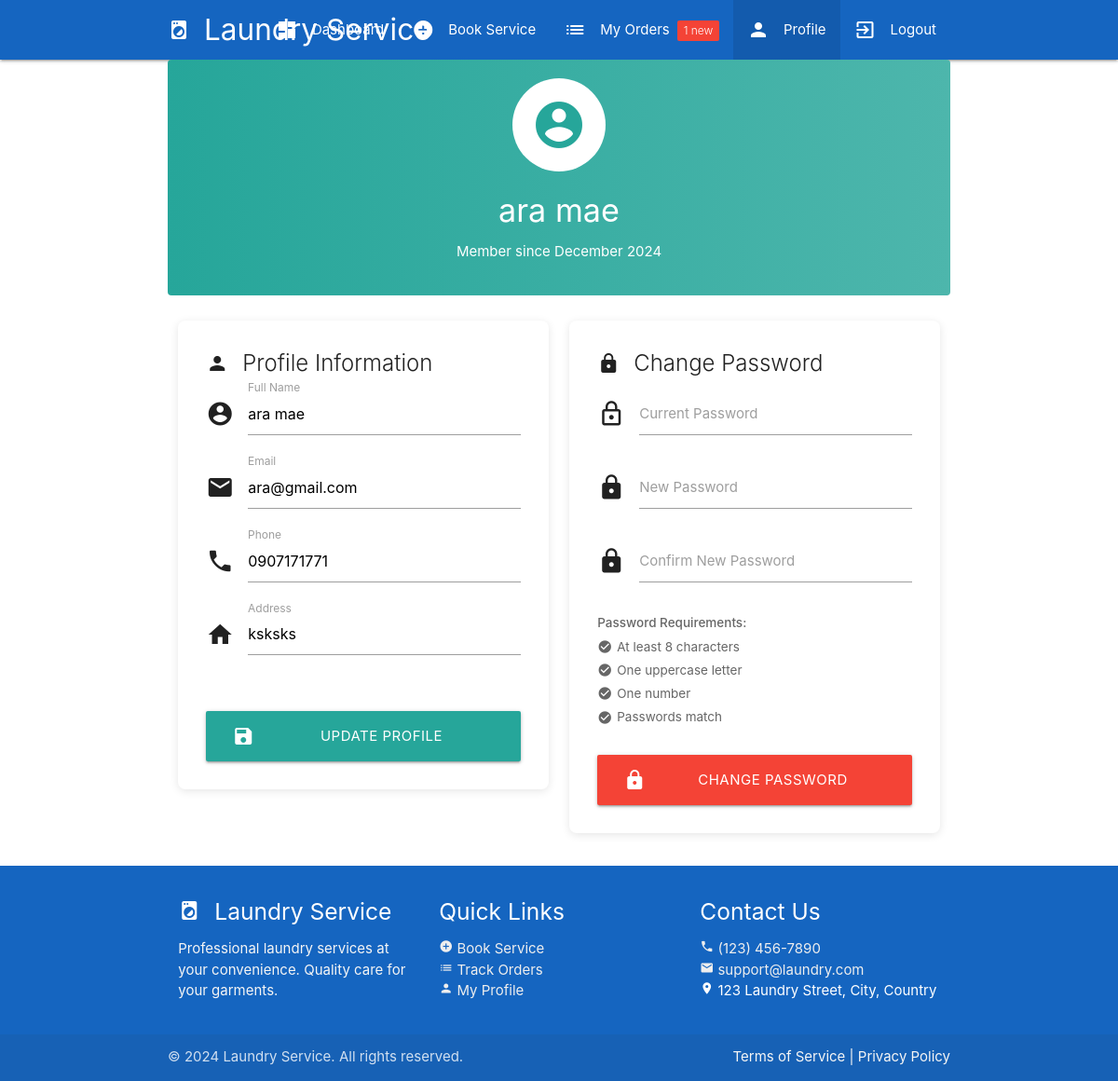
The app's page /customer/profile.php (signed in) with its own data.
### tables this page shows
CREATE TABLE `users` (
  `user_id` int(11) NOT NULL,
  `username` varchar(50) NOT NULL,
  `email` varchar(100) NOT NULL,
  `password` varchar(255) NOT NULL,
  `full_name` varchar(100) DEFAULT NULL,
  `phone` varchar(20) DEFAULT NULL,
  `address` text DEFAULT NULL,
  `role` enum('customer','admin') DEFAULT 'customer',
  `created_at` timestamp NOT NULL DEFAULT current_timestamp(),
  `last_login` timestamp NULL DEFAULT NULL,
  `status` enum('active','blocked') DEFAULT 'active'
);

### customer/profile.php (the view, shortened to what this page needs)
<?php
require_once '../includes/db_connect.php';
$stmt = $pdo->prepare("SELECT * FROM users WHERE user_id = ?");
$stmt->execute([$_SESSION['user_id']]);
$user = $stmt->fetch();
?>
<!DOCTYPE html>
<html>
<head>
    <link rel="stylesheet" href="https://cdnjs.cloudflare.com/ajax/libs/materialize/1.0.0/css/materialize.min.css">
</head>
<body>
    <?php include 'includes/customer_nav.php'; ?>
    <div class="container">
        <div class="profile-header center-align">
            <div class="profile-avatar">
                <i class="material-icons">account_circle</i>
            </div>
            <h4><?php echo htmlspecialchars($user['full_name']); ?></h4>
            <p>Member since <?php echo date('F Y', strtotime($user['created_at'])); ?></p>
        </div>
        <div class="row">
            <div class="col s12 m6">
                <div class="card profile-card">
                    <div class="card-content">
                        <span class="card-title">
                            <i class="material-icons left">person</i>
                            Profile Information
                        </span>
                        <form method="POST" action="" id="profileForm">
                            <div class="input-field">
                                <i class="material-icons prefix">account_circle</i>
                                <input type="text" id="full_name" name="full_name"
                                       value="<?php echo htmlspecialchars($user['full_name']); ?>" required>
                                <label for="full_name">Full Name</label>
                            </div>
                            <div class="input-field">
                                <i class="material-icons prefix">email</i>
                                <input type="email" id="email" name="email"
                                       value="<?php echo htmlspecialchars($user['email']); ?>" required>
                                <label for="email">Email</label>
                            </div>
                            <div class="input-field">
                                <i class="material-icons prefix">phone</i>
                                <input type="text" id="phone" name="phone"
                                       value="<?php echo htmlspecialchars($user['phone']); ?>" required>
                                <label for="phone">Phone</label>
                            </div>
                            <div class="input-field">
                                <i class="material-icons prefix">home</i>
                                <textarea id="address" name="address"
                                          class="materialize-textarea" required><?php echo htmlspecialchars($user['address']); ?></textarea>
                                <label for="address">Address</label>
                            </div>
                            <button type="submit" name="update_profile"
                                    class="btn-large waves-effect waves-light btn-update">
                                <i class="material-icons left">save</i>
                                Update Profile
                            </button>
                        </form>
                    </div>
                </div>
            </div>
            <div class="col s12 m6">
                <div class="card profile-card">
                    <div class="card-content">
                        <span class="card-title">
                            <i class="material-icons left">lock</i>
                            Change Password
                        </span>
                        <form method="POST" action="" id="passwordForm">
                            <div class="input-field">
                                <i class="material-icons prefix">lock_outline</i>
                                <input type="password" id="current_password" name="current_password" required>
                                <label for="current_password">Current Password</label>
                            </div>
                            <div class="input-field">
                                <i class="material-icons prefix">lock</i>
                                <input type="password" id="new_password" name="new_password" required>
                                <label for="new_password">New Password</label>
                            </div>
                            <div class="input-field">
                                <i class="material-icons prefix">lock</i>
                                <input type="password" id="confirm_password" name="confirm_password" required>
                                <label for="confirm_password">Confirm New Password</label>
                            </div>
                            <div class="password-requirements">
                                <p><strong>Password Requirements:</strong></p>
                                <div class="requirement" id="length-check">
                                    <i class="material-icons">check_circle</i>
                                    At least 8 characters
                                </div>
                                <div class="requirement" id="uppercase-check">
                                    <i class="material-icons">check_circle</i>
                                    One uppercase letter
                                </div>
                                <div class="requirement" id="number-check">
                                    <i class="material-icons">check_circle</i>
                                    One number
                                </div>
                                <div class="requirement" id="match-check">
                                    <i class="material-icons">check_circle</i>
                                    Passwords match
                                </div>
                            </div>
                            <button type="submit" name="change_password"
                                    class="btn-large waves-effect waves-light red btn-update">
                                <i class="material-icons left">lock</i>
                                Change Password
                            </button>
                        </form>
                    </div>
                </div>
            </div>
        </div>
    </div>
    <?php include 'includes/footer.php'; ?>
</body>
</html>

### customer/profile.php (style rules this page uses)
.profile-header { background: linear-gradient(to right, #26a69a, #4db6ac); color: white; padding: 20px; border-radius: 4px; margin-bottom: 20px; }
.profile-avatar { width: 100px; height: 100px; border-radius: 50%; background: #fff; display: flex; align-items: center; justify-content: center; margin: 0 auto 15px; }
.profile-avatar i { font-size: 60px; color: #26a69a; }
.profile-card { border-radius: 8px; box-shadow: 0 2px 10px rgba(0,0,0,0.1); }
.profile-card .card-content { padding: 30px; }
.input-field { margin-bottom: 25px; }
.btn-update { width: 100%; margin-top: 20px; }
.password-requirements { font-size: 0.9rem; color: #666; margin: 10px 0; }
.requirement { display: flex; align-items: center; margin: 5px 0; }
.requirement i { font-size: 16px; margin-right: 5px; }

### records on screen
users: full_name "ara mae", created_at "December 2024", email "ara@gmail.com", phone "0907171771", address "ksksks"

### other values on screen
$pending_count "1"
